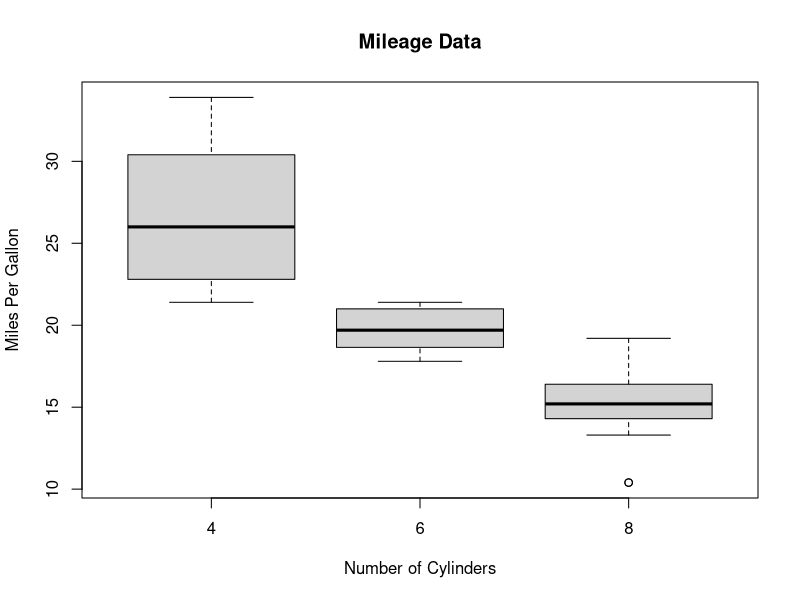
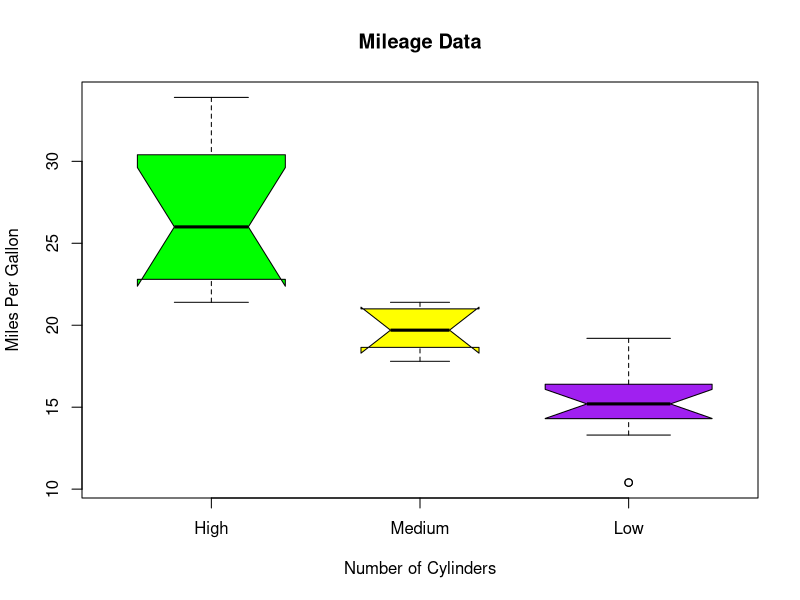

Generate these figures, in order, with R:
# boxplot chart
# boxplot(x, data, notch, varwidth, names, main)
# x is a vector or a formula.
# data is the data frame.
# notch is a logical value. Set as TRUE to draw a notch.
# varwidth is a logical value. Set as true to draw width of the box proportionate to the sample size.
# names are the group labels which will be printed under each boxplot.
# main is used to give a title to the graph.

# existing data used
input <- mtcars[,c('mpg','cyl')]
print(head(input))

# creating new file
png(file="boplot_sample.png")
#plotting box chart
boxplot(mpg ~ cyl, data = mtcars, xlab = "Number of Cylinders",ylab = "Miles Per Gallon", main = "Mileage Data")
# saving 
dev.off()

#plotting with better view(Notch)
# creating file
png(file= "notch_boxplot.jpg")
#plotting boxplot
boxplot(mpg ~ cyl, data = mtcars, 
        xlab = "Number of Cylinders",
        ylab = "Miles Per Gallon", 
        main = "Mileage Data",
        notch = TRUE, 
        varwidth = TRUE, 
        col = c("green","yellow","purple"),
        names = c("High","Medium","Low")
)

#saving
dev.off()
